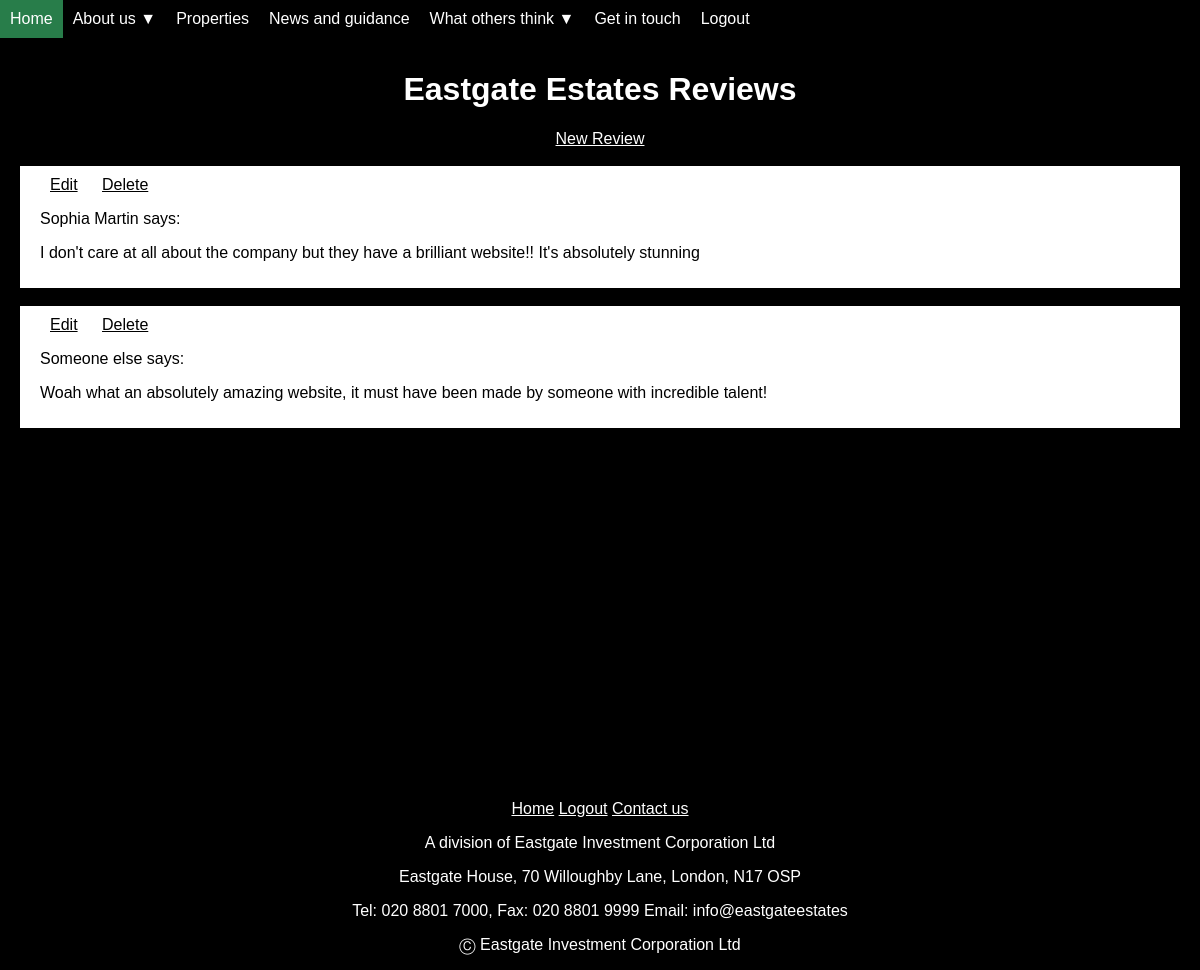
Screenshot of /reviews/ (signed in) with the database file from the repository.
### manager/models.py (models this page shows, shortened)
class Review(models.Model):
    name = models.CharField(max_length=50)
    content = models.TextField()

### manager/views/review.py (the view)
# urls.py: url(r'reviews/$', views.review.home, name='reviewshome'),
def home(request):
    reviews = Review.objects.all()
    return render(request, 'reviews/home.html', {'reviews': reviews})

### manager/context_processors.py (called while the page is built)
def propsexist(request):
    if Property.objects.all() or request.user.is_authenticated():
        return {"propsexist":True}
    else:
        return {"propsexist":False}

### manager/templates/reviews/home.html (shortened to what this page needs)
{% extends 'manager/base.html' %}
{% block body %}
  <header id="intro">
    <h1>Eastgate Estates Reviews</h1>
	{% if user.is_authenticated %}
      <a href="new" class="edn">New Review</a>
	  <br><br>
	{% endif %}
  </header>
  {% for review in reviews %}
    <div id={{ review.pk }} class="reviewbox">
      {% if user.is_authenticated %}
        <a href="{{ review.pk }}/edit" class="edn">Edit</a>
        <a href="{{ review.pk }}/delete" class="edn">Delete</a>
	  {% endif %}
	  <p>{{ review.name }} says:</p>
	  <p>{{ review.content }}</p>
	</div>
	<br>
  {% empty %}
    <p>Sorry, there are no reviews added yet</p>
  {% endfor %}
{% endblock %}

### manager/templates/reviews/home.html (style rules this page uses)
#intro { padding-top: 10px; text-align: center; }
.reviewbox { background-color: white; color: black; margin-left: 20px; padding: 10px 20px; width: calc(100% - 80px); }
.reviewbox .edn { border-color: black; color: black; }

### manager/templates/manager/base.html (style rules this page uses)
body { background-color: black; color: white; font-family: 'Helvetica', 'Arial', sans-serif; margin: 0px; }
.edn { border-color: white; color: white; padding: 5px 10px; }

### rows the page displays
Review: name "Sophia Martin", content "I don't care at all about the company but they have a brilliant website!! It's absolutely stunning"
Review: name "Someone else", content "Woah what an absolutely amazing website, it must have been made by someone with incredible talent!"
